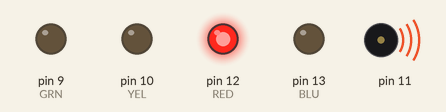
This sketch was run on a simulated Arduino Uno, built with avr-gcc and run on an emulated ATmega328P. Parts: output pins drawn as LEDs (lit = HIGH), buzzer (waves = sounding).

Above: at 1.55 s.
At 2.15 s:
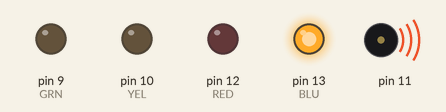
At 2.75 s:
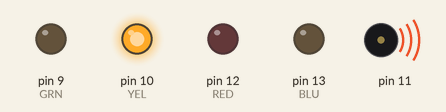
At 3.8 s:
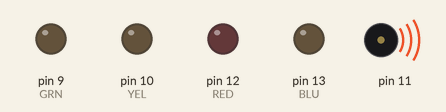
At 6.06 s:
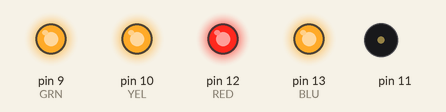
At 8.07 s:
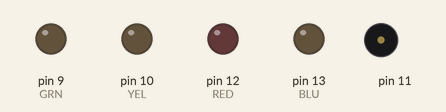
Timing chart, 0 to 8.4 s (numbered marks = the images above):
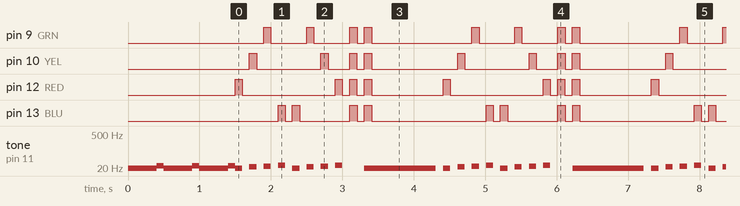

Measured:
- by itself, pin 9 (GRN): repeats every 2.9 s: 2 × (LOW 0.50 s, HIGH 0.10 s), LOW 0.10 s, HIGH 0.10 s, LOW 1.4 s, HIGH 0.10 s
- by itself, pin 10 (YEL): repeats every 2.9 s: LOW 0.90 s, HIGH 0.10 s, LOW 0.30 s, HIGH 0.10 s, LOW 0.10 s, HIGH 0.10 s, LOW 1.2 s, HIGH 0.10 s
- by itself, pin 12 (RED): repeats every 2.9 s: LOW 1.3 s, 2 × (HIGH 0.10 s, LOW 0.10 s), HIGH 0.10 s, LOW 1.0 s, HIGH 0.10 s
- by itself, pin 13 (BLU): repeats every 2.9 s: LOW 0.10 s, HIGH 0.10 s, LOW 0.70 s, HIGH 0.10 s, LOW 0.10 s, HIGH 0.10 s, LOW 1.6 s, HIGH 0.10 s
- by itself, tone on pin 11: plays 5 Hz for 0.10 s, 10 Hz for 0.10 s, 15 Hz for 0.10 s, 20 Hz for 0.10 s, 25 Hz for 0.10 s, 5 Hz for 0.10 s … (136 notes in this stretch)

The sketch:

LEDBLINK_TEST.ino
```cpp
//Creating the INTEGER VARIABLES FOR THE LEDS: ASSIGNING A PIN TO EACH COLOUR
int RED = 12;
int BLU = 13;
int YEL = 10;
int GRN = 9;

void setup() {
  // put your setup code here, to run once:

pinMode(RED, OUTPUT);
pinMode(YEL, OUTPUT);
pinMode(GRN, OUTPUT);
pinMode(BLU, OUTPUT);


tone(11,5,700);
delay(100);
tone(11,10,700);
delay(100);
tone(11,15,700);
delay(100);
tone(11,20,700);
delay(100);
tone(11,25,700);
delay(100);
tone(11,5,700);
delay(100);
tone(11,10,700);
delay(100);
tone(11,15,700);
delay(100);
tone(11,20,700);
delay(100);
tone(11,25,700);
delay(100);
tone(11,5,700);
delay(100);
tone(11,10,700);
delay(100);
tone(11,15,700);
delay(100);
tone(11,20,700);
delay(100);
tone(11,25,700);
delay(100);

}


void loop() {
  // put your main code here, to run repeatedly:
 digitalWrite(RED, HIGH);
 tone(11,20,100);
 delay(100);
 digitalWrite(RED, LOW);
 delay(100);
  digitalWrite(YEL, HIGH);
 tone(11,22,100);
 delay(100);
 digitalWrite(YEL, LOW);
 delay(100);
  digitalWrite(GRN, HIGH);
 tone(11,24,100);
 delay(100);
 digitalWrite(GRN, LOW);
 delay(100);
  digitalWrite(BLU, HIGH);
 tone(11,26,100);
 delay(100);
 digitalWrite(BLU, LOW);
 delay(100);
  digitalWrite(BLU, HIGH);
 tone(11,20,100);
 delay(100);
 digitalWrite(BLU, LOW);
 delay(100);
  digitalWrite(GRN, HIGH);
 tone(11,22,100);
 delay(100);
 digitalWrite(GRN, LOW);
 delay(100);
  digitalWrite(YEL, HIGH);
 tone(11,24,100);
 delay(100);
 digitalWrite(YEL, LOW);
 delay(100);
  digitalWrite(RED, HIGH);
 tone(11,26,100);
 delay(100);
 digitalWrite(RED, LOW);
 delay(100);
 digitalWrite(RED,HIGH);
 delay(1);
 digitalWrite(YEL,HIGH);
 delay(1);
 digitalWrite(GRN,HIGH);
 delay(1);
 digitalWrite(BLU,HIGH);
  delay(100);
 digitalWrite(RED,LOW);
 delay(1);
 digitalWrite(YEL,LOW);
 delay(1);
 digitalWrite(GRN,LOW);
 delay(1);
 digitalWrite(BLU,LOW);
  delay(100);
 digitalWrite(RED,HIGH);
 delay(1);
 digitalWrite(YEL,HIGH);
 delay(1);
 digitalWrite(GRN,HIGH);
 delay(1);
 digitalWrite(BLU,HIGH);
 tone(11,15,1000);
 delay(100);
 digitalWrite(RED,LOW);
 delay(1);
 digitalWrite(YEL,LOW);
 delay(1);
 digitalWrite(GRN,LOW);
 delay(1);
 digitalWrite(BLU,LOW);
 delay(1000);


}
```
